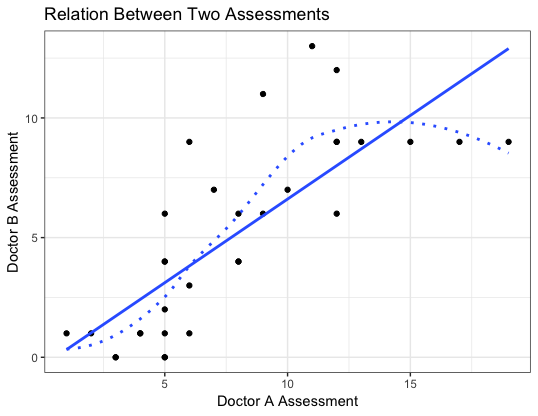

Recreate this plot in R.
library(ggplot2)

## question 4-1
arc_data <- read.csv('arc.csv')

theme_set(theme_bw())
g <- ggplot(data = assessment_data, aes(DoctorA, DoctorB)) +
  geom_point() +
  geom_smooth(method = 'lm',se=F, linetype='solid') +
  geom_smooth(method = 'loess', se=F, linetype='dotted') +
  labs(x='Doctor A Assessment',
       y='Doctor B Assessment',
       title='Relation Between Two Assessments')

print(g)

cor(assessment_data$DoctorA, assessment_data$DoctorB)


## question 4-3
t.test(arc_data$DoctorA, arc_data$DoctorB, alternative = 'two.sided', paired = T)



## question 2-b
iteration <- 10000
lambda0 <- 1
sample_size <- 20
test_size <- 0.05
critical_value <- abs(qnorm(test_size/2))
count <- 0

for (i in 1:iteration) {
  sample <- rpois(sample_size, lambda0)
  W <- (sum(sample) - sample_size * lambda0) / sqrt(sum(sample))
  if (abs(W) > critical_value) {
    count <- count + 1
  } 
}

type_one_err <- count / iteration
print(type_one_err)
